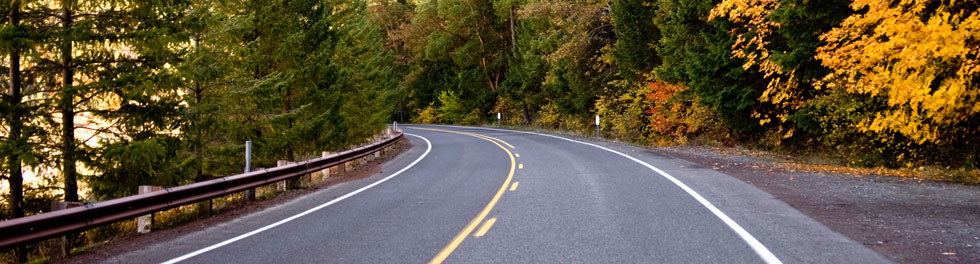
#> input picture opencv_python/SB/test_images/source_images/road1.jpg, 980 x 264 px
$ python lines_01_18.py Fox.jpg   (Python 2 division)
#> lines starting #> are read from the running program, lines starting #| are printed output that depends on the picture; after the words box and inside, x2 and y2 are one past the last pixel; in counts of white or black regions, pixels touching at a corner belong together
#> in test_on_images, image is the input picture: shape (264, 980, 3); mean B, G, R 60.5, 84.7, 96.9
'''
	functions from mark_all_lines
	and lines and lines3

'''
import cv2
import numpy as np
import matplotlib.pyplot as plt
import sys #for reading command line arguments etc.
import glob
import matplotlib.image as mpimg
import math


#--------------------------------------

#--------------------------------------

# [34 lines left out: functions perp, seg_intersect, movingAverage, grayscale, not called in this run]


def canny(img, low_threshold, high_threshold):
    """Applies the Canny transform"""
    return cv2.Canny(img, low_threshold, high_threshold)


def gaussian_blur(img, kernel_size):
    """Applies a Gaussian Noise kernel"""
    return cv2.GaussianBlur(img, (kernel_size, kernel_size), 0)


def region_of_interest(img, vertices):
    """
    Applies an image mask.

    Only keeps the region of the image defined by the polygon
    formed from `vertices`. The rest of the image is set to black.
    """
    # defining a blank mask to start with
    mask = np.zeros_like(img)

    # defining a 3 channel or 1 channel color to fill the mask with depending on the input image
    if len(img.shape) > 2:
        channel_count = img.shape[2]  # i.e. 3 or 4 depending on your image
        ignore_mask_color = (255,) * channel_count
    else:
        ignore_mask_color = 255

    # filling pixels inside the polygon defined by "vertices" with the fill color
    cv2.fillPoly(mask, vertices, ignore_mask_color)

    # returning the image only where mask pixels are nonzero
    masked_image = cv2.bitwise_and(img, mask)
    return masked_image


def draw_lines(img, lines, color=[255, 0, 0], thickness=2):
    """
    NOTE: this is the function you might want to use as a starting point once you want to
    average/extrapolate the line segments you detect to map out the full
    extent of the lane (going from the result shown in raw-lines-example.mp4
    to that shown in P1_example.mp4).

    Think about things like separating line segments by their
    slope ((y2-y1)/(x2-x1)) to decide which segments are part of the left
    line vs. the right line.  Then, you can average the position of each of
    the lines and extrapolate to the top and bottom of the lane.

    This function draws `lines` with `color` and `thickness`.
    Lines are drawn on the image inplace (mutates the image).
    If you want to make the lines semi-transparent, think about combining
    this function with the weighted_img() function below
    """
    # state variables to keep track of most dominant segment
    largestLeftLineSize = 0
    largestRightLineSize = 0
    largestLeftLine = (0, 0, 0, 0)
    largestRightLine = (0, 0, 0, 0)
    global avgLeft
    global avgRight

    if lines is None:
        # avgx1, avgy1, avgx2, avgy2 = avgLeft
        # cv2.line(img, (int(avgx1), int(avgy1)), (int(avgx2), int(avgy2)), [255, 255, 255], 12)  # draw left line
        # avgx1, avgy1, avgx2, avgy2 = avgRight
        # cv2.line(img, (int(avgx1), int(avgy1)), (int(avgx2), int(avgy2)), [255, 255, 255], 12)  # draw right line
        return

    for line in lines:
        for x1, y1, x2, y2 in line:
            size = math.hypot(x2 - x1, y2 - y1)
            slope = ((y2 - y1) / (x2 - x1))
            # Filter slope based on incline and
            # find the most dominent segment based on length
            if (slope > 0.5):  # right
                if (size > largestRightLineSize):
                    largestRightLine = (x1, y1, x2, y2)
                cv2.line(img, (x1, y1), (x2, y2), color, thickness)
            elif (slope < -0.5):  # left
                if (size > largestLeftLineSize):
                    largestLeftLine = (x1, y1, x2, y2)
                cv2.line(img, (x1, y1), (x2, y2), color, thickness)


    return img
    # Define an imaginary horizontal line in the center of the screen
    # and at the bottom of the image, to extrapolate determined segment
    imgHeight, imgWidth = (img.shape[0], img.shape[1])
    upLinePoint1 = np.array([0, int(imgHeight - (imgHeight / 3))])
    upLinePoint2 = np.array([int(imgWidth), int(imgHeight - (imgHeight / 3))])
    downLinePoint1 = np.array([0, int(imgHeight)])
    downLinePoint2 = np.array([int(imgWidth), int(imgHeight)])

    # Find the intersection of dominant lane with an imaginary horizontal line
    # in the middle of the image and at the bottom of the image.
    p3 = np.array([largestLeftLine[0], largestLeftLine[1]])
    p4 = np.array([largestLeftLine[2], largestLeftLine[3]])
    upLeftPoint = seg_intersect(upLinePoint1, upLinePoint2, p3, p4)
    downLeftPoint = seg_intersect(downLinePoint1, downLinePoint2, p3, p4)
    if (math.isnan(upLeftPoint[0]) or math.isnan(downLeftPoint[0])):
        avgx1, avgy1, avgx2, avgy2 = avgLeft
        cv2.line(img, (int(avgx1), int(avgy1)), (int(avgx2), int(avgy2)), [255, 255, 255], 12)  # draw left line
        avgx1, avgy1, avgx2, avgy2 = avgRight
        cv2.line(img, (int(avgx1), int(avgy1)), (int(avgx2), int(avgy2)), [255, 255, 255], 12)  # draw right line
        return
    cv2.line(img, (int(upLeftPoint[0]), int(upLeftPoint[1])), (int(downLeftPoint[0]), int(downLeftPoint[1])),
             [0, 0, 255], 8)  # draw left line

    # Calculate the average position of detected left lane over multiple video frames and draw
    avgx1, avgy1, avgx2, avgy2 = avgLeft
    avgLeft = (
    movingAverage(avgx1, upLeftPoint[0]), movingAverage(avgy1, upLeftPoint[1]), movingAverage(avgx2, downLeftPoint[0]),
    movingAverage(avgy2, downLeftPoint[1]))
    avgx1, avgy1, avgx2, avgy2 = avgLeft
    cv2.line(img, (int(avgx1), int(avgy1)), (int(avgx2), int(avgy2)), [255, 255, 255], 12)  # draw left line

    # Find the intersection of dominant lane with an imaginary horizontal line
    # in the middle of the image and at the bottom of the image.
    p5 = np.array([largestRightLine[0], largestRightLine[1]])
    p6 = np.array([largestRightLine[2], largestRightLine[3]])
    upRightPoint = seg_intersect(upLinePoint1, upLinePoint2, p5, p6)
    downRightPoint = seg_intersect(downLinePoint1, downLinePoint2, p5, p6)
    if (math.isnan(upRightPoint[0]) or math.isnan(downRightPoint[0])):
        avgx1, avgy1, avgx2, avgy2 = avgLeft
        cv2.line(img, (int(avgx1), int(avgy1)), (int(avgx2), int(avgy2)), [255, 255, 255], 12)  # draw left line
        avgx1, avgy1, avgx2, avgy2 = avgRight
        cv2.line(img, (int(avgx1), int(avgy1)), (int(avgx2), int(avgy2)), [255, 255, 255], 12)  # draw right line
        return
    cv2.line(img, (int(upRightPoint[0]), int(upRightPoint[1])), (int(downRightPoint[0]), int(downRightPoint[1])),
             [0, 0, 255], 8)  # draw left line

    # Calculate the average position of detected right lane over multiple video frames and draw
    avgx1, avgy1, avgx2, avgy2 = avgRight
    avgRight = (movingAverage(avgx1, upRightPoint[0]), movingAverage(avgy1, upRightPoint[1]),
                movingAverage(avgx2, downRightPoint[0]), movingAverage(avgy2, downRightPoint[1]))
    avgx1, avgy1, avgx2, avgy2 = avgRight
    cv2.line(img, (int(avgx1), int(avgy1)), (int(avgx2), int(avgy2)), [255, 255, 255], 12)  # draw left line


def hough_lines(img, rho=2, theta=np.pi/180, threshold=5, min_line_len=10, max_line_gap=20):
    """
    `img` should be the output of a Canny transform.

    Returns an image with hough lines drawn.
    """
    # lines = cv2.HoughLinesP(img, rho, theta, threshold, np.array([]), minLineLength=min_line_len,
    #                         maxLineGap=max_line_gap)
    lines = cv2.HoughLinesP(img, rho, theta, threshold, np.array([]), min_line_len, max_line_gap)
    # line_img = np.zeros((*img.shape, 3), dtype=np.uint8)
    line_img = np.zeros((img.shape[0], img.shape[1], 3), dtype=np.uint8)
    draw_lines(line_img, lines)
    return line_img


# Python 3 has support for cool math symbols.

# [13 lines left out: function weighted_img, not called in this run]


def mark_lanes(image, lo = 50, hi = 150):
#> called with lo = 50, hi = 150
    debug = False

    if image is None: raise ValueError("no image given to mark_lanes")

    # grayscale the image to make finding gradients clearer
    gray = cv2.cvtColor(image,cv2.COLOR_RGB2GRAY)
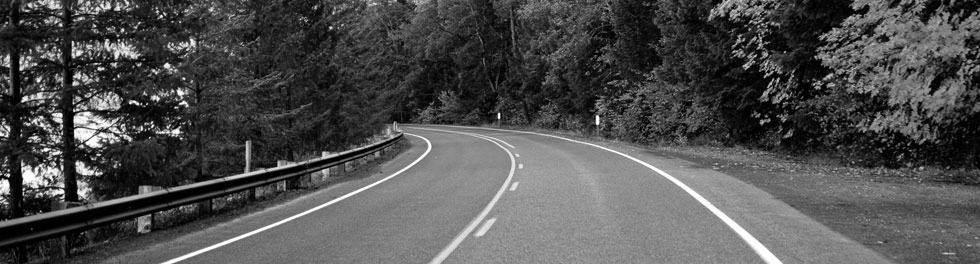
#> gray: shape (264, 980); min 0, max 255, mean 78.8
    if debug:
        save_image("1_gray.jpg", gray)

    # Define a kernel size and apply Gaussian smoothing
    kernel_size = 3
    blur_gray = cv2.GaussianBlur(gray,(kernel_size, kernel_size), 0)
    if debug:
        save_image("2_blur_gray.jpg", blur_gray)

    # Define our parameters for Canny and apply
    low_threshold = lo
    high_threshold = hi
    edges_img = cv2.Canny(np.uint8(blur_gray), low_threshold, high_threshold)
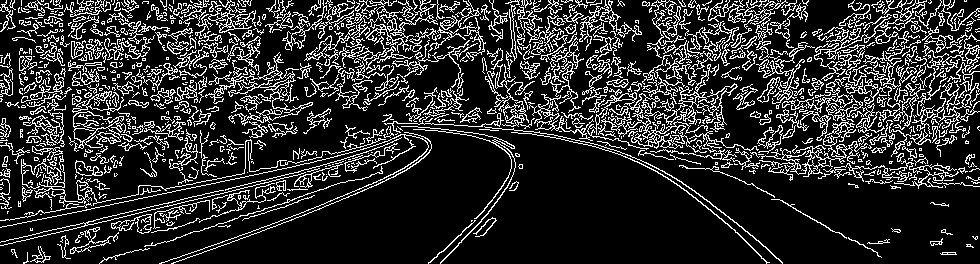
#> edges_img: shape (264, 980); 18.2% white in thin lines or dots
    if debug:
        save_image("3_edges.jpg", edges_img)

    imshape = image.shape
#> imshape = (264, 980, 3)

    #-------- R O I -------------------------------
    vertices = np.array([[(0, imshape[0]),
                          (450, 320),
                          (490, 320),
                          (imshape[1], imshape[0]) ]],
                          dtype=np.int32)

    masked_edges = region_of_interest(edges_img, vertices )
#> in region_of_interest, `cv2.fillPoly(mask, vertices, ignore_mask_color)`: mask: shape (264, 980); every value is 0
    if debug:
        save_image("4_masked_image.jpg", masked_edges)

    # Define the Hough transform parameters
    rho             = 2           # distance resolution in pixels of the Hough grid
    theta           = np.pi/180   # angular resolution in radians of the Hough grid
    threshold       = 5        # minimum number of votes (intersections in Hough grid cell)
    min_line_length = 10       # minimum number of pixels making up a line
    max_line_gap    = 20       # maximum gap in pixels between connectable line segments

    line_image = hough_lines(masked_edges, rho, theta, threshold, min_line_length, max_line_gap)
#> in hough_lines, `lines = cv2.HoughLinesP(img, rho, theta, threshold, np.array([]), min_..`: lines = None
#> in hough_lines, `draw_lines(line_img, lines)`: line_img: shape (264, 980, 3); every value is 0
    if debug:
        save_image("5_line_image.jpg", line_image)

    # Draw the lines on the image
    # initial_img * a+ img * b + l
    # marked_lanes = cv2.addWeighted(image, 0.8, edges_img, 1, 0)
    color_edges = cv2.cvtColor(edges_img, cv2.COLOR_GRAY2RGB)
#> color_edges: shape (264, 980, 3); 18.2% white in thin lines or dots

    image = cv2.addWeighted(image, 0.4, color_edges, 1, 0)
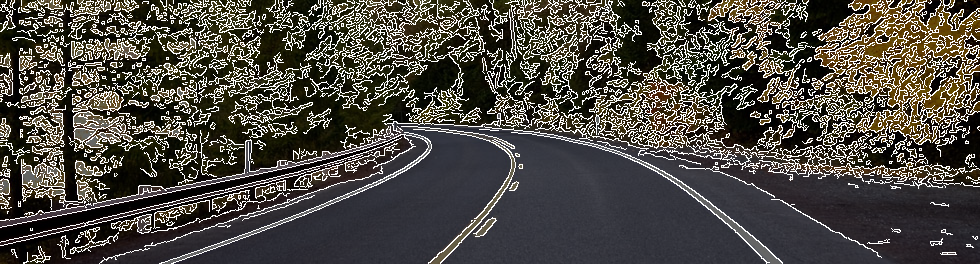
#> image: shape (264, 980, 3); mean B, G, R 67.9, 74.2, 77.6
    marked_lanes = cv2.addWeighted(image, 0.8, line_image, 1, 0)
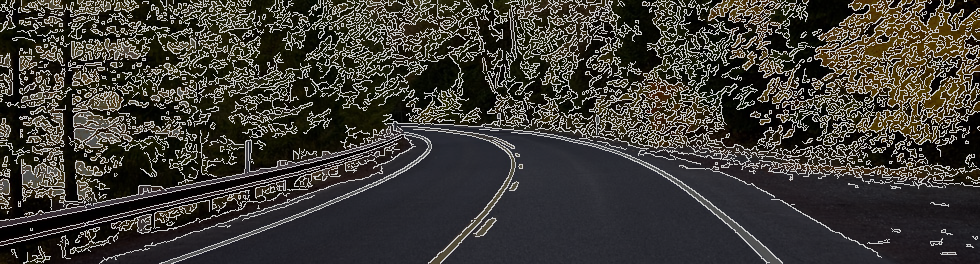
#> marked_lanes: shape (264, 980, 3); mean B, G, R 54.3, 59.4, 62.1
    # marked_lanes = cv2.addWeighted(color_edges, 0.8, line_image, 1, 0)
    if debug:
        save_image("6_marked_lanes.jpg", marked_lanes)

    return marked_lanes


#--------------------------------------

#--------------------------------------
# [40 lines left out: function test_line_one_video, not called in this run]

def test_on_images():
    #give this function the source, the destination
    #   and the function to run on the images
    source_path = 'test_images/source_images/'
    paths = glob.glob(source_path + "*.jpg")
    print "Paths: ", paths
    for i, image_path in enumerate(paths):
        print " --- ", image_path, "----------------------"
        image = cv2.imread(image_path)

        # result = hough_linesP(image)
        result = mark_lanes(image)
        # plt.subplot(2, 3, i + 1)
        # plt.imshow(result)
        # mpimg.imsave('test_images/marked/' + image_path[12:-4] + '_detected.jpg', result)
        print 'test_images/marked/' + image_path[len(source_path):-4]
        cv2.imwrite('test_images/marked/' + image_path[len(source_path):-4] + '_detected.jpg', result)
#> pass 2 of the loop in test_on_images, `for i, image_path in enumerate(paths):`:
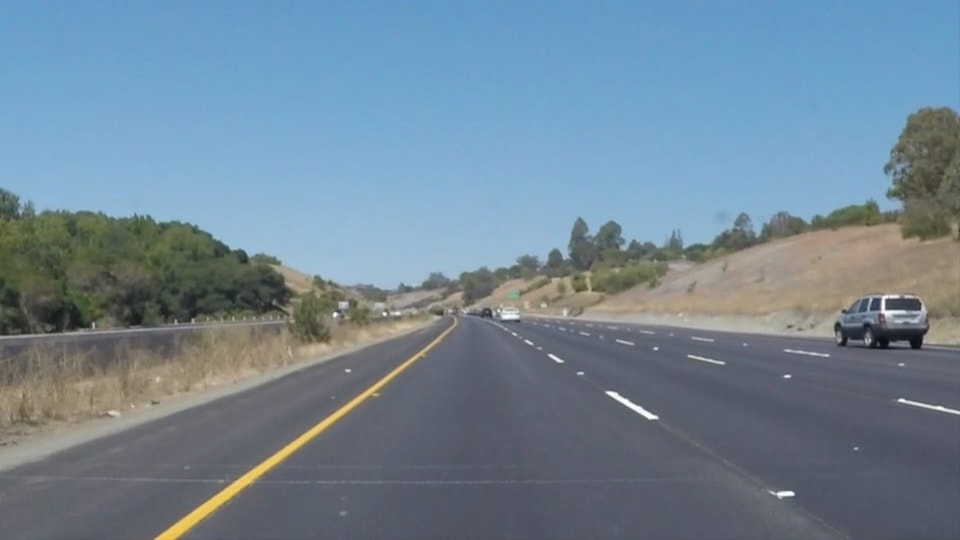
#> input picture opencv_python/SB/test_images/source_images/solidYellowCurve.jpg, 960 x 540 px
#> in test_on_images, image is the input picture: shape (540, 960, 3); mean B, G, R 149, 133.4, 113
#> gray: shape (540, 960)
#> blur_gray: shape (540, 960)
#> in mark_lanes (call 2), `edges_img = cv2.Canny(np.uint8(blur_gray), low_threshold, high_thresho..`:
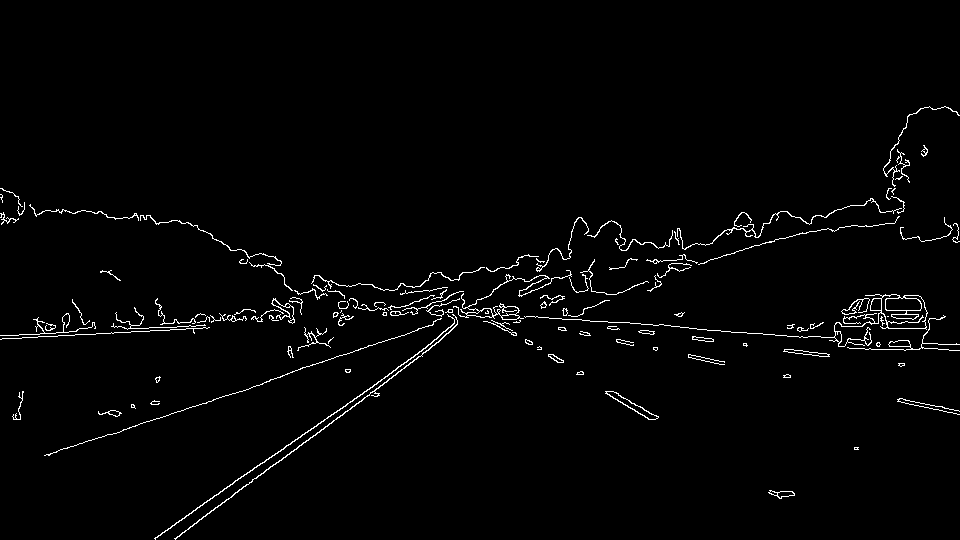
#> edges_img: shape (540, 960); 1.9% white in thin lines or dots, all inside (x1, y1, x2, y2) = (0, 106, 960, 540)
#> mask: shape (540, 960); 21.2% white; 1 white region, box (x1, y1, x2, y2) and area: (2, 320, 959, 540) 110020
#> masked_image: shape (540, 960); 0.27% white in thin lines or dots, all inside (x1, y1, x2, y2) = (154, 320, 795, 540)
#> lines = 83 rows, first 6: [175, 538, 303, 442], [312, 437, 370, 392], [606, 392, 617, 399], [155, 537, 302, 434], [333, 414, 367, 389], [623, 404, 651, 419]
#> the loop in draw_lines (call 2), `for line in lines:` made 83 passes
#> in mark_lanes (call 2), `marked_lanes = cv2.addWeighted(image, 0.8, line_image, 1, 0)`:
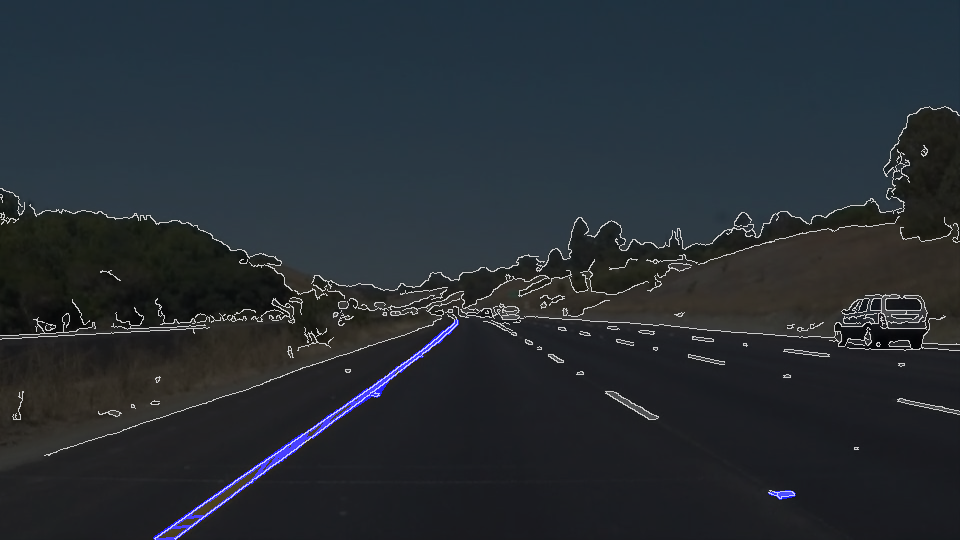
#> marked_lanes: shape (540, 960, 3); mean B, G, R 51.8, 45.8, 39.2
    print ". . . . . . . . . . . . . . . . . . . . ."
    print "Batch processed. "


#--------------------------------------
#	m a i n ( )
#--------------------------------------

def main():
    print "------------------------------------------------"
    print "number of command line args: ", len(sys.argv)
    print "------------------------------------------------"
    print ""
    if len(sys.argv) >1:
        print "here is the commandline arguments: "
        # argv[0] is the name of this file
        # the rest are the command line arguments:
        for i in range(len(sys.argv)):
            print  sys.argv[i]
        print "------------------------------------------------"
    print ""
    print ""
    # test_line_one_video()
    test_on_images()

if __name__ == '__main__':
    main()
